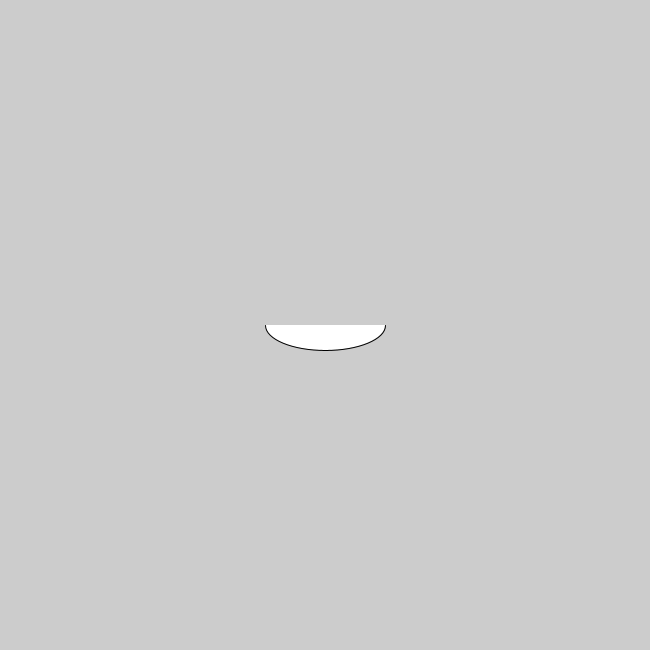
Frame 1 (no input)
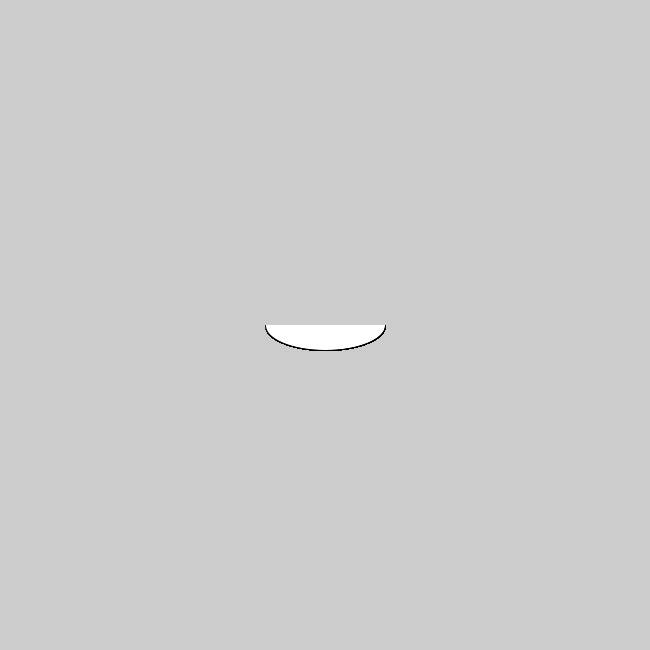
Frame 60 (the mouse pressed at the canvas centre just before this capture)
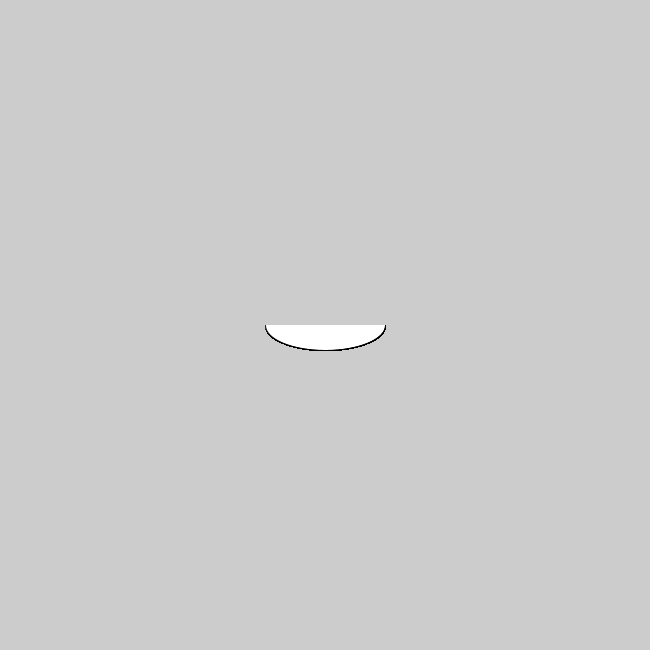
Frame 120 (the mouse held since frame 60 and released just before this capture)

The Processing sketch that drew these frames (run headless with seeded random() and noise(); from frame 60 on, the mouse is pressed at the canvas centre):

// Processing sketch: bouche_simple
// ── bouche_simple.pde
void setup() {
 size(650, 650); 
}

void draw() {

 arc(325, 325, 120, 50, 0, PI);
  
}
